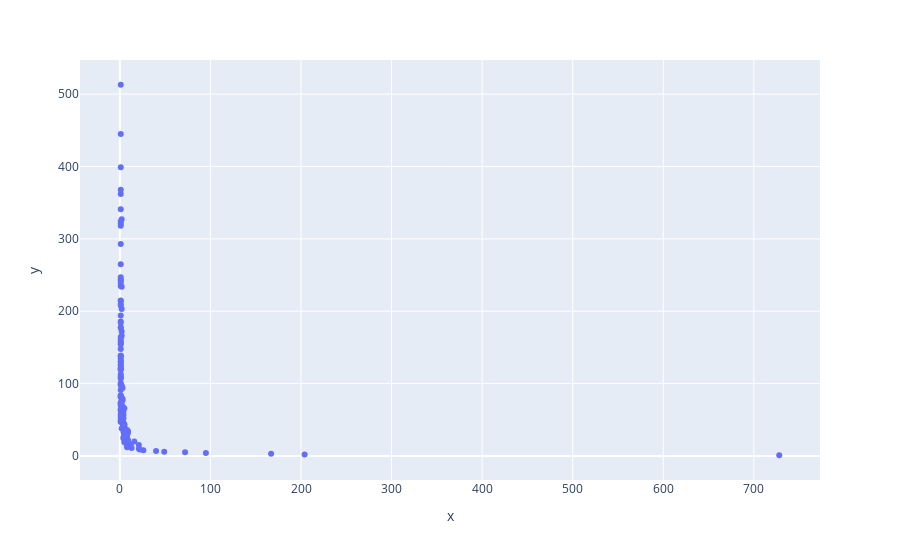

The cell this chart's notebook holds for it:
### Code cell
word_vals_c = Counter(all_uniq_w.values())

fig = px.scatter(x=word_vals_c.values(), y=word_vals_c.keys())
fig.show()

### Figure 1 — Plotly figure (JSON) as saved in the notebook; plotly's stock layout.template omitted (floating-point values rounded to 4 significant figures; data arrays with more than 128 entries replaced by an {"elided": "..."} marker saying what was removed)
{"data": [{"hovertemplate": "x=%{x}<br>y=%{y}<extra></extra>", "legendgroup": "", "marker": {"color": "#636efa", "symbol": "circle"}, "mode": "markers", "name": "", "orientation": "v", "showlegend": false, "type": "scatter", "x": {"elided": "136 int values"}, "xaxis": "x", "y": {"elided": "136 int values"}, "yaxis": "y"}], "layout": {"legend": {"tracegroupgap": 0}, "margin": {"t": 60}, "xaxis": {"anchor": "y", "domain": [0, 1], "title": {"text": "x"}}, "yaxis": {"anchor": "x", "domain": [0, 1], "title": {"text": "y"}}}}
